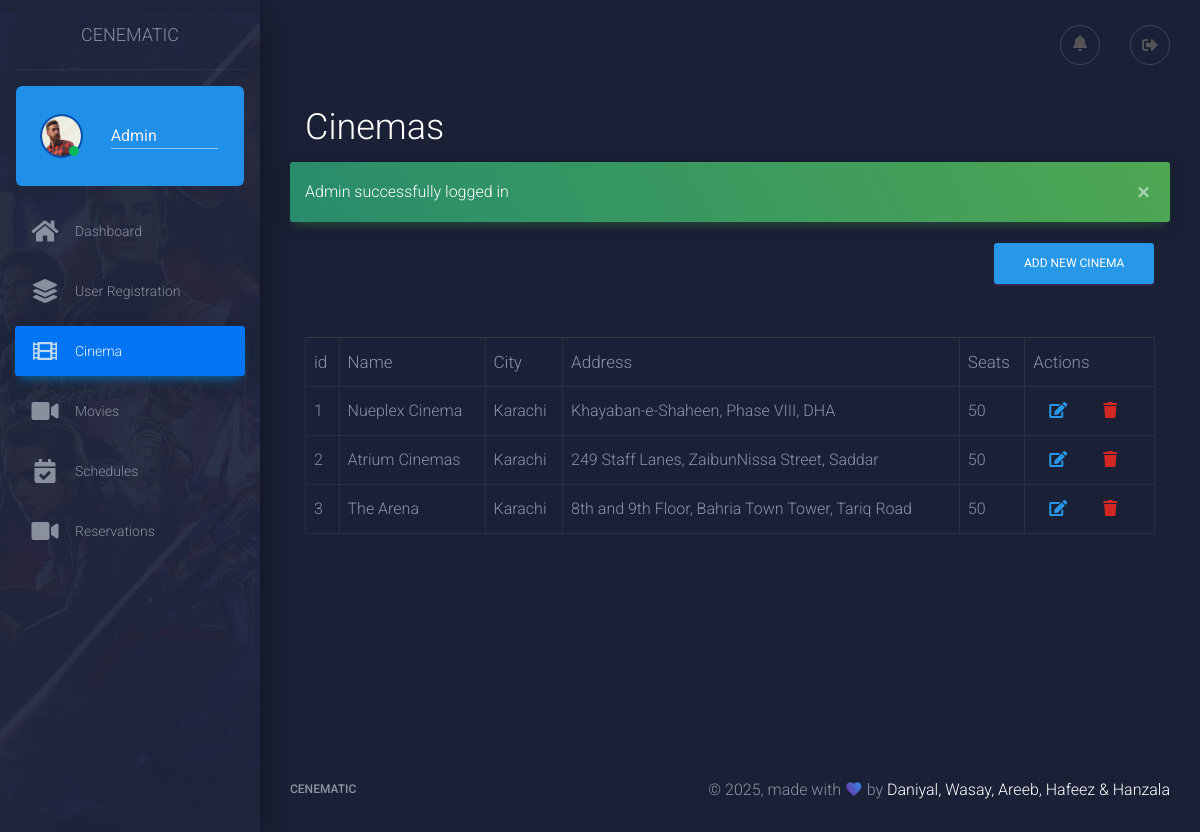
The app's page /admin/cinema.php (signed in) with its own data.
### tables this page shows
CREATE TABLE `cinemas` (
  `id` int(11) NOT NULL,
  `name` text DEFAULT NULL,
  `city` text DEFAULT NULL,
  `address` text DEFAULT NULL,
  `seats` int(100) DEFAULT NULL
);

### admin/cinema.php (the view, shortened to what this page needs)
<?php
include __DIR__."/../db.php";
?>
    <!doctype html>
    <html lang="en">
    <head>
        <link rel="stylesheet" href="https://maxcdn.bootstrapcdn.com/font-awesome/latest/css/font-awesome.min.css">
        <link href="../assets/lib/font-awesome-icons/css/all.min.css" rel="stylesheet" />
        <link href="../assets/css/material-dashboard.css?v=2.1.0" rel="stylesheet" />
        <link href="../assets/css/custom.css" type="text/css" rel="stylesheet" />
    </head>
<body class="dark-edition">
<div class="wrapper ">
    <div class="sidebar" data-color="primary" data-background-color="black" data-image="./../assets/img/sidebar-5.jpg">
        <?php include __DIR__."/layout/partials/sidebar.php";?>
    </div>
    <div class="main-panel">
        <?php include __DIR__."/layout/partials/header.php";?>
        <div class="content">
            <div class="container-fluid">
                <div class="row mx-0">
                    <div class="col-12 text-white">
                        <h2>Cinemas</h2>
                    </div>
                </div>
                <?php
                if(isset($_SESSION['messages'])){
                    $msgs = unserialize($_SESSION['messages']);
                    foreach($msgs as $msg){
                        ?>
                        <p class="alert alert-success alert-dismissible fade show"><?php echo $msg ?>
                            <button type="button" class="close" data-dismiss="alert" aria-label="Close">
                                <span aria-hidden="true">&times;</span>
                            </button></p>
                    <?php }}
                ?>
                <div class="row mx-0">
                    <div class="col-12 text-right">
                        <a href="add-new-cinema.php" class="btn btn-primary">Add New Cinema</a>
                    </div>
                </div>
                <?php
                $sql="SELECT * FROM `cinemas` WHERE EXISTS ( SELECT NULL FROM `seats` JOIN `cinemas` ON seats.cinema_id=cinemas.id)";
                $result=$conn->query($sql);
                    ?>
                <div class="row m-0 mt-5">
                    <div class="col-12">
                        <table class="table table-responsive-sm table-bordered">
                            <thead >
                            <tr class="border-top  border-dark">
                                <th>id</th>
                                <th>Name</th>
                                <th>City</th>
                                <th>Address</th>
                                <th>Seats</th>
                                <th>Actions</th>
                            </tr>
                            </thead>
                        <tbody>
                        <?php
                        while($cinema=$result->fetch_object()){
                       ?>
                            <tr>
                                <td><?php echo $cinema->id ?></td>
                                <td><?php echo $cinema->name ?></td>
                                <td><?php echo $cinema->city ?></td>
                                <td><?php echo $cinema->address ?></td>
                                <td><?php echo $cinema->seats ?></td>
                                <td>
                                    <a href="./edit-cinema.php?id=<?php echo $cinema->id ?>" class="mx-3 text-primary"><i class="fa fa-edit"></i></a>
                                    <a href="#"  class="mx-3 text-danger" data-toggle="modal" data-target="#deleteCinemaModal-<?php echo $cinema->id ?>"><i class="fa fa-trash"></i></a>
                                </td>
                            </tr>
                        <?php
                     }
                        ?>
                        </tbody>
                        </table>
                    </div>
                </div>
            </div>
        </div>
        <?php include __DIR__."/layout/partials/footer.php";?>
    </div>
</div>
</body>
</html>

### records on screen
cinemas: id "1", name "Nueplex Cinema", city "Karachi", address "Khayaban-e-Shaheen, Phase VIII, DHA", seats "50"
cinemas: id "2", name "Atrium Cinemas", city "Karachi", address "249 Staff Lanes, ZaibunNissa Street, Saddar", seats "50"
cinemas: id "3", name "The Arena", city "Karachi", address "8th and 9th Floor, Bahria Town Tower, Tariq Road", seats "50"

### other values on screen
$admin['name'] "Admin"
$msg "Admin successfully logged in"
